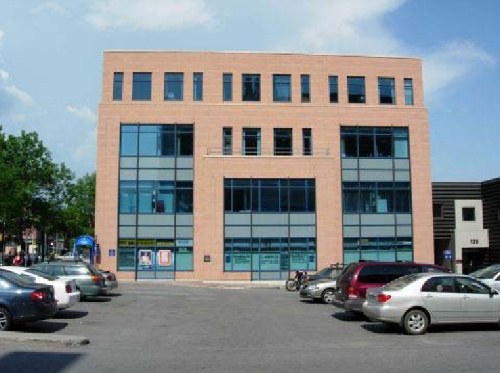
#> input picture try/image1.jpg, 500 x 373 px
$ python scipy_max_filter2.py
#> lines starting #> are read from the running program, lines starting #| are printed output that depends on the picture
import cv2
import matplotlib.pyplot as plt
from scipy import ndimage

fig = plt.figure()
# plt.gray()  # show the filtered result in grayscale
ax1 = fig.add_subplot(121)  # left side
ax2 = fig.add_subplot(122)  # right side
img = cv2.imread('image1.jpg', 0)
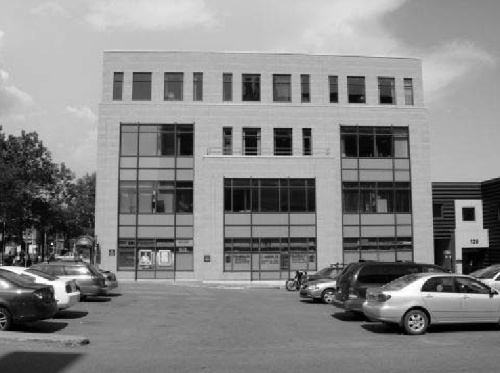
#> img: shape (373, 500); min 0, max 255, mean 134.6
# ascent = misc.ascent()
result = ndimage.maximum_filter(img, size=5)
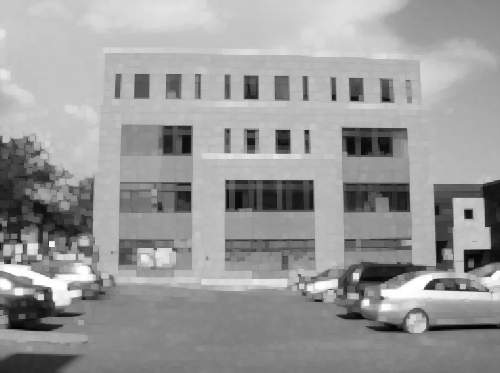
#> result: shape (373, 500); min 2, max 255, mean 153.6
ax1.imshow(img)
ax2.imshow(result)
plt.show()
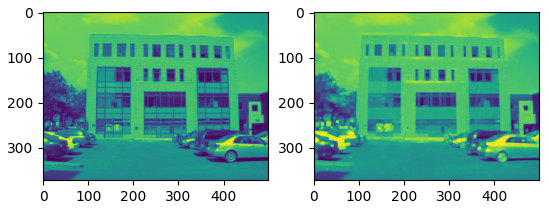
#> figure drawn by matplotlib, 2 panels

$ run again, with try/image2.jpg copied over try/image1.jpg
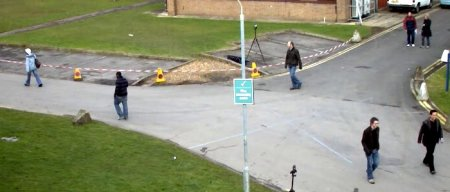
#> input picture try/image2.jpg, 450 x 192 px
#> `result = ndimage.maximum_filter(img, size=5)`:
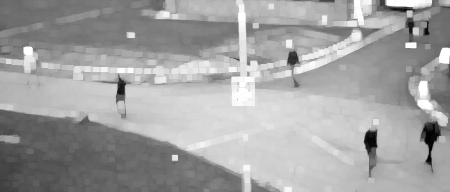
#> result: shape (192, 450); min 0, max 255, mean 162
#> `plt.show()`:
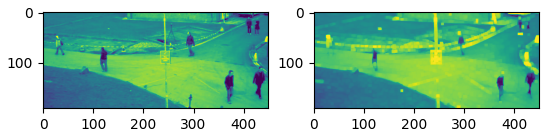
#> figure drawn by matplotlib, 2 panels

$ run again, with try/head1.jpg copied over try/image1.jpg
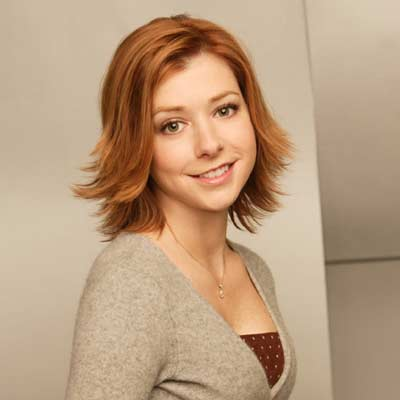
#> input picture try/head1.jpg, 400 x 400 px
#> `result = ndimage.maximum_filter(img, size=5)`:
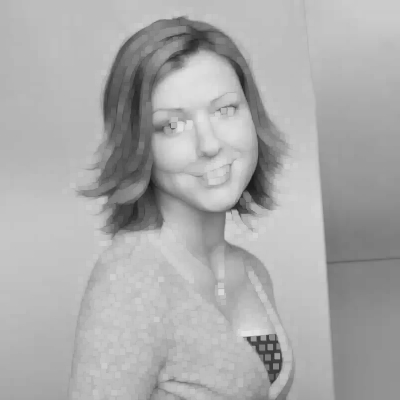
#> result: shape (400, 400); min 22, max 227, mean 171.4
#> `plt.show()`:
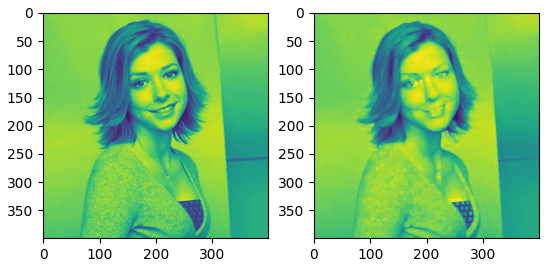
#> figure drawn by matplotlib, 2 panels
